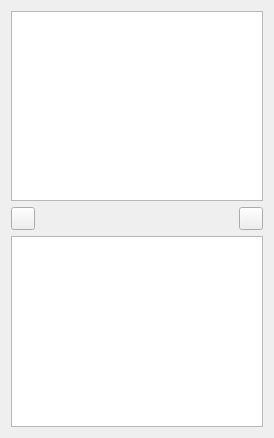
<?xml version="1.0" encoding="UTF-8"?>
<!--
######################################################################################################################
# Copyright (C) 2017-2022 Spine project consortium
# This file is part of Spine Items.
# Spine Items is free software: you can redistribute it and\/or modify it under the terms of the GNU Lesser General
# Public License as published by the Free Software Foundation, either version 3 of the License, or (at your option)
# any later version. This program is distributed in the hope that it will be useful, but WITHOUT ANY WARRANTY;
# without even the implied warranty of MERCHANTABILITY or FITNESS FOR A PARTICULAR PURPOSE. See the GNU Lesser General
# Public License for more details. You should have received a copy of the GNU Lesser General Public License along with
# this program. If not, see <http:\/\/www.gnu.org\/licenses\/>.
######################################################################################################################
-->
<ui version="4.0">
 <class>Form</class>
 <widget class="QWidget" name="Form">
  <property name="geometry">
   <rect>
    <x>0</x>
    <y>0</y>
    <width>274</width>
    <height>438</height>
   </rect>
  </property>
  <property name="windowTitle">
   <string>Form</string>
  </property>
  <layout class="QVBoxLayout" name="verticalLayout">
   <item>
    <widget class="ReferencesTreeView" name="treeView_dc_references">
     <property name="sizePolicy">
      <sizepolicy hsizetype="Expanding" vsizetype="Expanding">
       <horstretch>0</horstretch>
       <verstretch>0</verstretch>
      </sizepolicy>
     </property>
     <property name="contextMenuPolicy">
      <enum>Qt::CustomContextMenu</enum>
     </property>
     <property name="acceptDrops">
      <bool>true</bool>
     </property>
     <property name="toolTip">
      <string>&lt;html&gt;&lt;head/&gt;&lt;body&gt;&lt;p&gt;Drag-and-drop files here, they will be added as references.&lt;/p&gt;&lt;/body&gt;&lt;/html&gt;</string>
     </property>
     <property name="selectionMode">
      <enum>QAbstractItemView::ExtendedSelection</enum>
     </property>
     <property name="textElideMode">
      <enum>Qt::ElideLeft</enum>
     </property>
     <property name="verticalScrollMode">
      <enum>QAbstractItemView::ScrollPerPixel</enum>
     </property>
     <attribute name="headerStretchLastSection">
      <bool>true</bool>
     </attribute>
    </widget>
   </item>
   <item>
    <layout class="QHBoxLayout" name="horizontalLayout_2">
     <item>
      <widget class="QToolButton" name="toolButton_add">
       <property name="toolTip">
        <string>&lt;html&gt;&lt;head/&gt;&lt;body&gt;&lt;p&gt;Copy selected file references to this Data Connection's directory&lt;/p&gt;&lt;/body&gt;&lt;/html&gt;</string>
       </property>
       <property name="text">
        <string/>
       </property>
       <property name="icon">
        <iconset resource="../../ui/resources/resources_icons.qrc">
         <normaloff>:/icons/file-download.svg</normaloff>:/icons/file-download.svg</iconset>
       </property>
       <property name="popupMode">
        <enum>QToolButton::InstantPopup</enum>
       </property>
      </widget>
     </item>
     <item>
      <spacer name="horizontalSpacer_2">
       <property name="orientation">
        <enum>Qt::Horizontal</enum>
       </property>
       <property name="sizeHint" stdset="0">
        <size>
         <width>40</width>
         <height>20</height>
        </size>
       </property>
      </spacer>
     </item>
     <item>
      <widget class="QToolButton" name="toolButton_minus">
       <property name="sizePolicy">
        <sizepolicy hsizetype="Fixed" vsizetype="Fixed">
         <horstretch>0</horstretch>
         <verstretch>0</verstretch>
        </sizepolicy>
       </property>
       <property name="toolTip">
        <string>&lt;html&gt;&lt;head/&gt;&lt;body&gt;&lt;p&gt;Remove selected references&lt;/p&gt;&lt;/body&gt;&lt;/html&gt;</string>
       </property>
       <property name="text">
        <string/>
       </property>
       <property name="icon">
        <iconset resource="../../ui/resources/resources_icons.qrc">
         <normaloff>:/icons/minus.svg</normaloff>:/icons/minus.svg</iconset>
       </property>
       <property name="popupMode">
        <enum>QToolButton::InstantPopup</enum>
       </property>
      </widget>
     </item>
    </layout>
   </item>
   <item>
    <widget class="DataTreeView" name="treeView_dc_data">
     <property name="sizePolicy">
      <sizepolicy hsizetype="Expanding" vsizetype="Expanding">
       <horstretch>0</horstretch>
       <verstretch>0</verstretch>
      </sizepolicy>
     </property>
     <property name="contextMenuPolicy">
      <enum>Qt::CustomContextMenu</enum>
     </property>
     <property name="acceptDrops">
      <bool>true</bool>
     </property>
     <property name="toolTip">
      <string>&lt;html&gt;&lt;head/&gt;&lt;body&gt;&lt;p&gt;Drag-and-drop files here, they will be copied to the data directory.&lt;/p&gt;&lt;/body&gt;&lt;/html&gt;</string>
     </property>
     <property name="selectionMode">
      <enum>QAbstractItemView::ExtendedSelection</enum>
     </property>
     <property name="textElideMode">
      <enum>Qt::ElideLeft</enum>
     </property>
     <property name="verticalScrollMode">
      <enum>QAbstractItemView::ScrollPerPixel</enum>
     </property>
     <property name="indentation">
      <number>5</number>
     </property>
     <property name="uniformRowHeights">
      <bool>true</bool>
     </property>
     <attribute name="headerStretchLastSection">
      <bool>true</bool>
     </attribute>
    </widget>
   </item>
  </layout>
  <action name="action_new_file_reference">
   <property name="icon">
    <iconset resource="../../ui/resources/resources_icons.qrc">
     <normaloff>:/icons/plus.svg</normaloff>:/icons/plus.svg</iconset>
   </property>
   <property name="text">
    <string>New...</string>
   </property>
   <property name="toolTip">
    <string>&lt;html&gt;&lt;head/&gt;&lt;body&gt;&lt;p&gt;Add file reference&lt;/p&gt;&lt;/body&gt;&lt;/html&gt;</string>
   </property>
  </action>
  <action name="action_new_db_reference">
   <property name="icon">
    <iconset resource="../../ui/resources/resources_icons.qrc">
     <normaloff>:/icons/plus.svg</normaloff>:/icons/plus.svg</iconset>
   </property>
   <property name="text">
    <string>New...</string>
   </property>
   <property name="toolTip">
    <string>&lt;html&gt;&lt;head/&gt;&lt;body&gt;&lt;p&gt;Add DB reference&lt;/p&gt;&lt;/body&gt;&lt;/html&gt;</string>
   </property>
  </action>
 </widget>
 <customwidgets>
  <customwidget>
   <class>ReferencesTreeView</class>
   <extends>QTreeView</extends>
   <header>spine_items/widgets.h</header>
  </customwidget>
  <customwidget>
   <class>DataTreeView</class>
   <extends>QTreeView</extends>
   <header>spine_items/widgets.h</header>
  </customwidget>
 </customwidgets>
 <resources>
  <include location="../../ui/resources/resources_icons.qrc"/>
 </resources>
 <connections/>
</ui>
